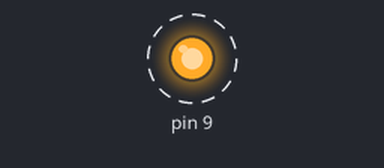
Bench run of a sketch on a simulated Arduino Uno, built with avr-gcc and run on an emulated ATmega328P. On the bench: output pins drawn as LEDs (lit = HIGH). Dashed ring = blinking. What the sketch prints to the serial monitor is not drawn.

Above: at 0.2 s.
Timing chart, 0 to 3.0 s (numbered marks = the images above):
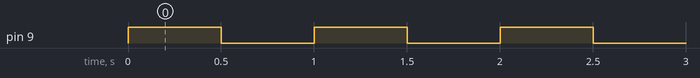

Measured:
- by itself, pin 9: alternates HIGH for 0.50 s and LOW for 0.50 s

The sketch:

resistance-puissance-uno.ino
```cpp
// Test resistances de puissance : les deux sont branchees en direct sur
// l'alimentation de laboratoire reglee a 12 V.
//   RP1 (4,7 ohms, boitier aluminium 10 W) dissipe 30 W : elle explose.
//   RP2 (470 ohms, boitier ceramique 10 W) dissipe 0,3 W : elle tient.
// La LED clignote pour que la carte fasse quelque chose pendant ce temps.
void setup() {
  pinMode(9, OUTPUT);
  Serial.begin(115200);
  Serial.println("resistances de puissance sous 12 V");
}

void loop() {
  digitalWrite(9, HIGH);
  delay(500);
  digitalWrite(9, LOW);
  delay(500);
}
```
